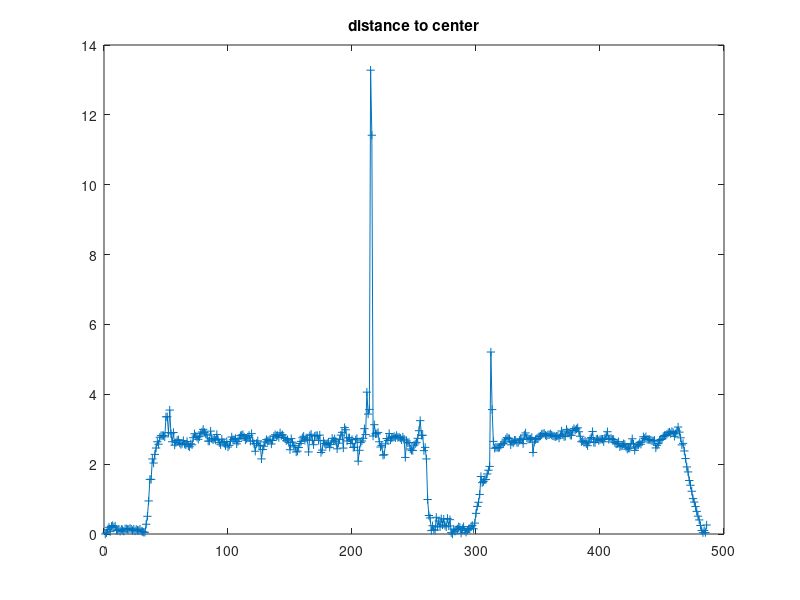
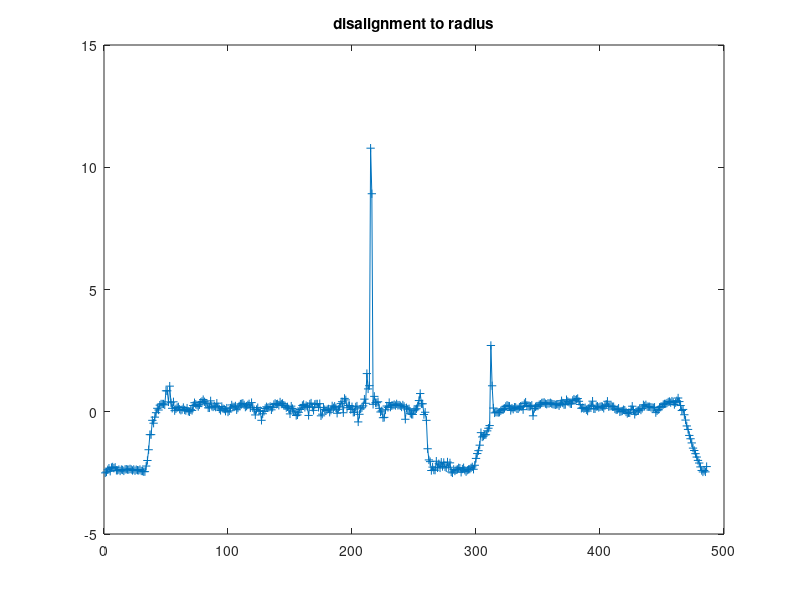
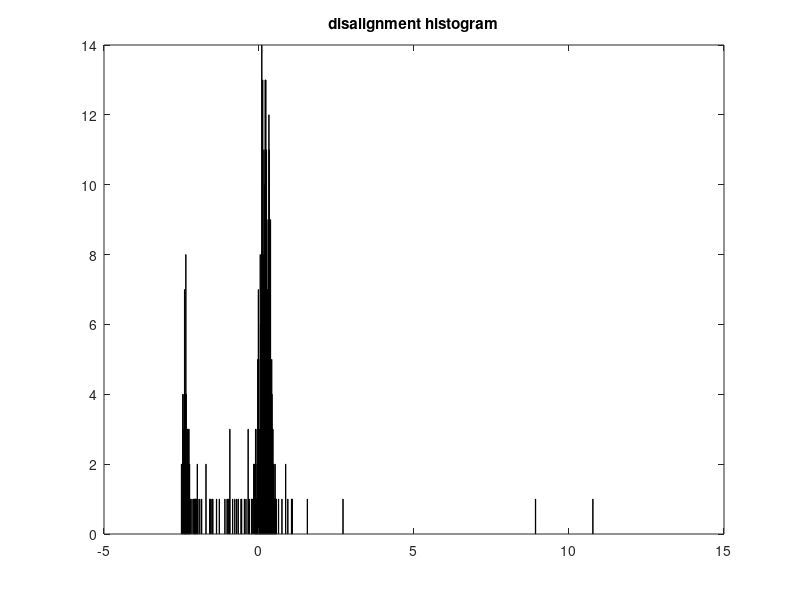
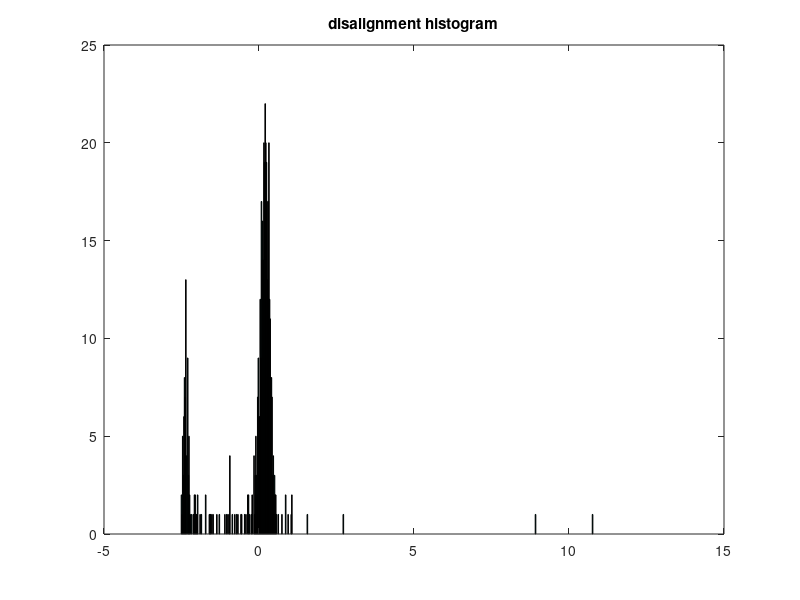

The MATLAB source for these figures, in order:
estimated_posi_with_timeSt_EKF1 = importdata('estimated_posi_with_timeSt_EKF_experi4.mat');
estimated_posi_with_timeSt_EKF2 = importdata('estimated_posi_with_timeSt_EKF_experi3.mat');
estimated_posi_with_timeSt_EKF = [estimated_posi_with_timeSt_EKF1, estimated_posi_with_timeSt_EKF2];

location = estimated_posi_with_timeSt_EKF(1:2,:);
circle_center = importdata('circleCenterPos_by_determineCircleCenterPositionBaseOnDistToEachOthers.mat');
loc2center = location - circle_center;
loc2center_norm = sqrt(sum(loc2center.^2,1));
figure; plot(loc2center_norm,'-+');title('distance to center');
disalignment = loc2center_norm - 2.5;
figure; plot(disalignment,'-+');title('disalignment to radius');
%figure; hist(disalignment);title('disalignment histogram');
for i = 1:10
    figure; hist(disalignment, min(disalignment):0.01*i:max(disalignment));title('disalignment histogram');
end    
% subset = disalignment(55:240);
% figure; hist(subset,min(subset):0.05:max(subset));title('disalignmentSubset histogram');

